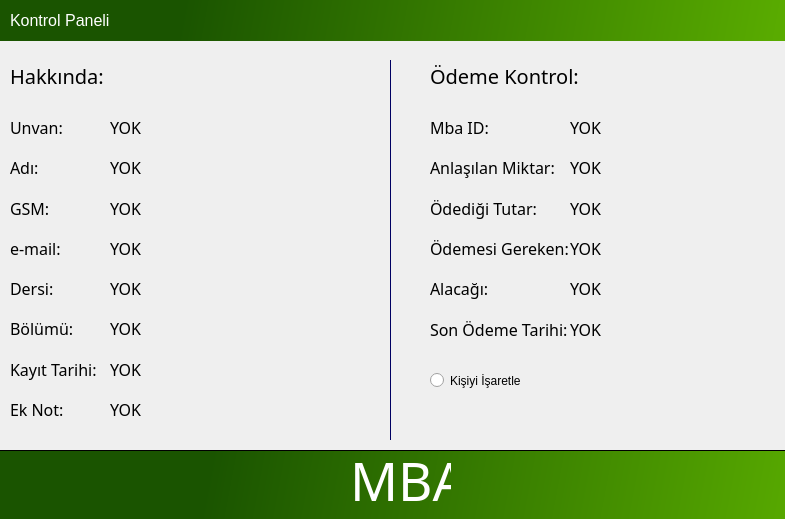
<?xml version="1.0" encoding="UTF-8"?>
<ui version="4.0">
 <class>Form</class>
 <widget class="QWidget" name="Form">
  <property name="geometry">
   <rect>
    <x>0</x>
    <y>0</y>
    <width>785</width>
    <height>519</height>
   </rect>
  </property>
  <property name="windowTitle">
   <string>Kontrol Paneli</string>
  </property>
  <property name="windowIcon">
   <iconset>
    <normaloff>resim/mbalogo.ico</normaloff>resim/mbalogo.ico</iconset>
  </property>
  <widget class="QLabel" name="label_baslik">
   <property name="geometry">
    <rect>
     <x>10</x>
     <y>0</y>
     <width>171</width>
     <height>41</height>
    </rect>
   </property>
   <property name="font">
    <font>
     <pointsize>12</pointsize>
    </font>
   </property>
   <property name="styleSheet">
    <string notr="true">color: rgb(255, 255, 255);</string>
   </property>
   <property name="text">
    <string>Kontrol Paneli</string>
   </property>
  </widget>
  <widget class="QGraphicsView" name="graphicsView">
   <property name="geometry">
    <rect>
     <x>-30</x>
     <y>-30</y>
     <width>831</width>
     <height>71</height>
    </rect>
   </property>
   <property name="styleSheet">
    <string notr="true">background-color: qlineargradient(spread:pad, x1:0.256, y1:0.562182, x2:1, y2:0.574, stop:0 rgba(26, 84, 0, 255), stop:1 rgba(91, 174, 0, 255));</string>
   </property>
   <property name="frameShape">
    <enum>QFrame::NoFrame</enum>
   </property>
  </widget>
  <widget class="QLabel" name="label_baslik2">
   <property name="geometry">
    <rect>
     <x>10</x>
     <y>60</y>
     <width>171</width>
     <height>31</height>
    </rect>
   </property>
   <property name="font">
    <font>
     <family>DecoType Naskh</family>
     <pointsize>15</pointsize>
    </font>
   </property>
   <property name="whatsThis">
    <string>&lt;html&gt;&lt;head/&gt;&lt;body&gt;&lt;p&gt;asadsd&lt;/p&gt;&lt;/body&gt;&lt;/html&gt;</string>
   </property>
   <property name="text">
    <string>Hakkında:</string>
   </property>
  </widget>
  <widget class="QWidget" name="layoutWidget">
   <property name="geometry">
    <rect>
     <x>110</x>
     <y>110</y>
     <width>241</width>
     <height>316</height>
    </rect>
   </property>
   <property name="font">
    <font>
     <family>DecoType Naskh</family>
     <pointsize>12</pointsize>
    </font>
   </property>
   <layout class="QVBoxLayout" name="verticalLayout_2">
    <item>
     <widget class="QLabel" name="label_unvan2">
      <property name="font">
       <font>
        <family>DecoType Naskh</family>
        <pointsize>12</pointsize>
       </font>
      </property>
      <property name="text">
       <string>YOK</string>
      </property>
     </widget>
    </item>
    <item>
     <widget class="QLabel" name="label_ad2">
      <property name="font">
       <font>
        <family>DecoType Naskh</family>
        <pointsize>12</pointsize>
       </font>
      </property>
      <property name="text">
       <string>YOK</string>
      </property>
     </widget>
    </item>
    <item>
     <widget class="QLabel" name="label_label_gsm2">
      <property name="font">
       <font>
        <family>DecoType Naskh</family>
        <pointsize>12</pointsize>
       </font>
      </property>
      <property name="text">
       <string>YOK</string>
      </property>
     </widget>
    </item>
    <item>
     <widget class="QLabel" name="label_mail2">
      <property name="font">
       <font>
        <family>DecoType Naskh</family>
        <pointsize>12</pointsize>
       </font>
      </property>
      <property name="text">
       <string>YOK</string>
      </property>
     </widget>
    </item>
    <item>
     <widget class="QLabel" name="label_ders2">
      <property name="font">
       <font>
        <family>DecoType Naskh</family>
        <pointsize>12</pointsize>
       </font>
      </property>
      <property name="text">
       <string>YOK</string>
      </property>
     </widget>
    </item>
    <item>
     <widget class="QLabel" name="label_bolum2">
      <property name="font">
       <font>
        <family>DecoType Naskh</family>
        <pointsize>12</pointsize>
       </font>
      </property>
      <property name="text">
       <string>YOK</string>
      </property>
     </widget>
    </item>
    <item>
     <widget class="QLabel" name="label_tarih2">
      <property name="font">
       <font>
        <family>DecoType Naskh</family>
        <pointsize>12</pointsize>
       </font>
      </property>
      <property name="text">
       <string>YOK</string>
      </property>
     </widget>
    </item>
    <item>
     <widget class="QLabel" name="label_not2">
      <property name="font">
       <font>
        <family>DecoType Naskh</family>
        <pointsize>12</pointsize>
       </font>
      </property>
      <property name="text">
       <string>YOK</string>
      </property>
     </widget>
    </item>
   </layout>
  </widget>
  <widget class="QLabel" name="label_baslik2_2">
   <property name="geometry">
    <rect>
     <x>430</x>
     <y>60</y>
     <width>171</width>
     <height>31</height>
    </rect>
   </property>
   <property name="font">
    <font>
     <family>DecoType Naskh</family>
     <pointsize>15</pointsize>
    </font>
   </property>
   <property name="whatsThis">
    <string>&lt;html&gt;&lt;head/&gt;&lt;body&gt;&lt;p&gt;asadsd&lt;/p&gt;&lt;/body&gt;&lt;/html&gt;</string>
   </property>
   <property name="text">
    <string>Ödeme Kontrol:</string>
   </property>
  </widget>
  <widget class="QWidget" name="layoutWidget_2">
   <property name="geometry">
    <rect>
     <x>430</x>
     <y>110</y>
     <width>141</width>
     <height>236</height>
    </rect>
   </property>
   <property name="font">
    <font>
     <family>DecoType Naskh</family>
     <pointsize>12</pointsize>
    </font>
   </property>
   <layout class="QVBoxLayout" name="verticalLayout_3">
    <item>
     <widget class="QLabel" name="label_bolum_5">
      <property name="font">
       <font>
        <family>DecoType Naskh</family>
        <pointsize>12</pointsize>
       </font>
      </property>
      <property name="text">
       <string>Mba ID:</string>
      </property>
     </widget>
    </item>
    <item>
     <widget class="QLabel" name="label_11">
      <property name="font">
       <font>
        <family>DecoType Naskh</family>
        <pointsize>12</pointsize>
       </font>
      </property>
      <property name="text">
       <string>Anlaşılan Miktar:</string>
      </property>
     </widget>
    </item>
    <item>
     <widget class="QLabel" name="label_15">
      <property name="font">
       <font>
        <family>DecoType Naskh</family>
        <pointsize>12</pointsize>
       </font>
      </property>
      <property name="text">
       <string>Ödediği Tutar:</string>
      </property>
     </widget>
    </item>
    <item>
     <widget class="QLabel" name="label_16">
      <property name="font">
       <font>
        <family>DecoType Naskh</family>
        <pointsize>12</pointsize>
       </font>
      </property>
      <property name="text">
       <string>Ödemesi Gereken:</string>
      </property>
     </widget>
    </item>
    <item>
     <widget class="QLabel" name="label_17">
      <property name="font">
       <font>
        <family>DecoType Naskh</family>
        <pointsize>12</pointsize>
       </font>
      </property>
      <property name="text">
       <string>Alacağı:</string>
      </property>
     </widget>
    </item>
    <item>
     <widget class="QLabel" name="label_18">
      <property name="font">
       <font>
        <family>DecoType Naskh</family>
        <pointsize>12</pointsize>
       </font>
      </property>
      <property name="text">
       <string>Son Ödeme Tarihi:</string>
      </property>
     </widget>
    </item>
   </layout>
  </widget>
  <widget class="QWidget" name="layoutWidget_3">
   <property name="geometry">
    <rect>
     <x>570</x>
     <y>110</y>
     <width>211</width>
     <height>236</height>
    </rect>
   </property>
   <property name="font">
    <font>
     <family>DecoType Naskh</family>
     <pointsize>12</pointsize>
    </font>
   </property>
   <layout class="QVBoxLayout" name="verticalLayout_4">
    <item>
     <widget class="QLabel" name="label_id2">
      <property name="font">
       <font>
        <family>DecoType Naskh</family>
        <pointsize>12</pointsize>
       </font>
      </property>
      <property name="text">
       <string>YOK</string>
      </property>
     </widget>
    </item>
    <item>
     <widget class="QLabel" name="label_anlaslan2">
      <property name="font">
       <font>
        <family>DecoType Naskh</family>
        <pointsize>12</pointsize>
       </font>
      </property>
      <property name="text">
       <string>YOK</string>
      </property>
     </widget>
    </item>
    <item>
     <widget class="QLabel" name="label_odenen2">
      <property name="font">
       <font>
        <family>DecoType Naskh</family>
        <pointsize>12</pointsize>
       </font>
      </property>
      <property name="text">
       <string>YOK</string>
      </property>
     </widget>
    </item>
    <item>
     <widget class="QLabel" name="label_gereken2">
      <property name="font">
       <font>
        <family>DecoType Naskh</family>
        <pointsize>12</pointsize>
       </font>
      </property>
      <property name="text">
       <string>YOK</string>
      </property>
     </widget>
    </item>
    <item>
     <widget class="QLabel" name="label_alacagi2">
      <property name="font">
       <font>
        <family>DecoType Naskh</family>
        <pointsize>12</pointsize>
       </font>
      </property>
      <property name="text">
       <string>YOK</string>
      </property>
     </widget>
    </item>
    <item>
     <widget class="QLabel" name="label_sonodeme2">
      <property name="font">
       <font>
        <family>DecoType Naskh</family>
        <pointsize>12</pointsize>
       </font>
      </property>
      <property name="text">
       <string>YOK</string>
      </property>
     </widget>
    </item>
   </layout>
  </widget>
  <widget class="QWidget" name="layoutWidget">
   <property name="geometry">
    <rect>
     <x>10</x>
     <y>110</y>
     <width>101</width>
     <height>316</height>
    </rect>
   </property>
   <property name="font">
    <font>
     <family>DecoType Naskh</family>
     <pointsize>12</pointsize>
    </font>
   </property>
   <layout class="QVBoxLayout" name="verticalLayout">
    <item>
     <widget class="QLabel" name="label_bolum_2">
      <property name="font">
       <font>
        <family>DecoType Naskh</family>
        <pointsize>12</pointsize>
       </font>
      </property>
      <property name="text">
       <string>Unvan:</string>
      </property>
     </widget>
    </item>
    <item>
     <widget class="QLabel" name="label_ad">
      <property name="font">
       <font>
        <family>DecoType Naskh</family>
        <pointsize>12</pointsize>
       </font>
      </property>
      <property name="text">
       <string>Adı:</string>
      </property>
     </widget>
    </item>
    <item>
     <widget class="QLabel" name="label_gsm">
      <property name="font">
       <font>
        <family>DecoType Naskh</family>
        <pointsize>12</pointsize>
       </font>
      </property>
      <property name="text">
       <string>GSM:</string>
      </property>
     </widget>
    </item>
    <item>
     <widget class="QLabel" name="label_mail">
      <property name="font">
       <font>
        <family>DecoType Naskh</family>
        <pointsize>12</pointsize>
       </font>
      </property>
      <property name="text">
       <string>e-mail:</string>
      </property>
     </widget>
    </item>
    <item>
     <widget class="QLabel" name="label_ders">
      <property name="font">
       <font>
        <family>DecoType Naskh</family>
        <pointsize>12</pointsize>
       </font>
      </property>
      <property name="text">
       <string>Dersi:</string>
      </property>
     </widget>
    </item>
    <item>
     <widget class="QLabel" name="label_bolum">
      <property name="font">
       <font>
        <family>DecoType Naskh</family>
        <pointsize>12</pointsize>
       </font>
      </property>
      <property name="text">
       <string>Bölümü:</string>
      </property>
     </widget>
    </item>
    <item>
     <widget class="QLabel" name="label_bolum_3">
      <property name="font">
       <font>
        <family>DecoType Naskh</family>
        <pointsize>12</pointsize>
       </font>
      </property>
      <property name="text">
       <string>Kayıt Tarihi:</string>
      </property>
     </widget>
    </item>
    <item>
     <widget class="QLabel" name="label_bolum_4">
      <property name="font">
       <font>
        <family>DecoType Naskh</family>
        <pointsize>12</pointsize>
       </font>
      </property>
      <property name="text">
       <string>Ek Not:</string>
      </property>
     </widget>
    </item>
   </layout>
  </widget>
  <widget class="QLabel" name="label">
   <property name="geometry">
    <rect>
     <x>350</x>
     <y>450</y>
     <width>101</width>
     <height>61</height>
    </rect>
   </property>
   <property name="font">
    <font>
     <family>Sitka Display</family>
     <pointsize>40</pointsize>
    </font>
   </property>
   <property name="contextMenuPolicy">
    <enum>Qt::NoContextMenu</enum>
   </property>
   <property name="layoutDirection">
    <enum>Qt::LeftToRight</enum>
   </property>
   <property name="styleSheet">
    <string notr="true">color: rgb(255, 255, 255);</string>
   </property>
   <property name="text">
    <string>MBA</string>
   </property>
  </widget>
  <widget class="QGraphicsView" name="graphicsView_2">
   <property name="geometry">
    <rect>
     <x>-10</x>
     <y>450</y>
     <width>841</width>
     <height>71</height>
    </rect>
   </property>
   <property name="styleSheet">
    <string notr="true">background-color: qlineargradient(spread:pad, x1:0.256, y1:0.562182, x2:1, y2:0.574, stop:0 rgba(26, 84, 0, 255), stop:1 rgba(91, 174, 0, 255));
</string>
   </property>
   <property name="frameShadow">
    <enum>QFrame::Raised</enum>
   </property>
  </widget>
  <widget class="QGraphicsView" name="graphicsView_3">
   <property name="geometry">
    <rect>
     <x>390</x>
     <y>60</y>
     <width>1</width>
     <height>380</height>
    </rect>
   </property>
   <property name="styleSheet">
    <string notr="true">background-color: rgb(0, 0, 127);</string>
   </property>
  </widget>
  <widget class="QRadioButton" name="radio_isaret">
   <property name="geometry">
    <rect>
     <x>430</x>
     <y>360</y>
     <width>91</width>
     <height>41</height>
    </rect>
   </property>
   <property name="cursor">
    <cursorShape>CrossCursor</cursorShape>
   </property>
   <property name="text">
    <string>Kişiyi İşaretle</string>
   </property>
   <property name="iconSize">
    <size>
     <width>30</width>
     <height>30</height>
    </size>
   </property>
  </widget>
  <zorder>graphicsView_2</zorder>
  <zorder>layoutWidget</zorder>
  <zorder>graphicsView</zorder>
  <zorder>label_baslik</zorder>
  <zorder>label_baslik2</zorder>
  <zorder>layoutWidget</zorder>
  <zorder>label_baslik2_2</zorder>
  <zorder>layoutWidget_2</zorder>
  <zorder>layoutWidget_3</zorder>
  <zorder>label</zorder>
  <zorder>graphicsView_3</zorder>
  <zorder>radio_isaret</zorder>
 </widget>
 <resources/>
 <connections/>
</ui>
